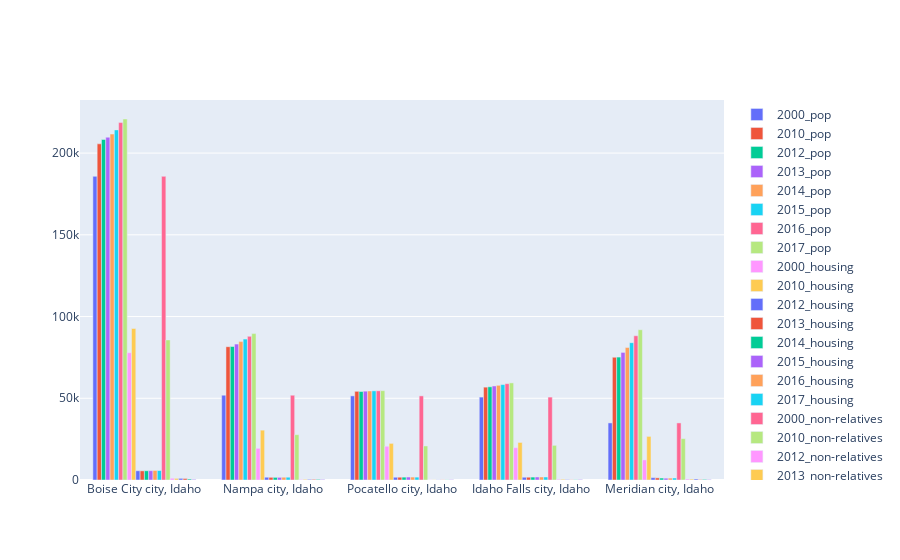

Here is the notebook cell this chart was saved with:
### Code cell
fig = go.Figure(data=[
    go.Bar(name='2000_pop', x=id_join['City_Name'], y=id_join['Total_Population_2000']),
    go.Bar(name='2010_pop', x=id_join['City_Name'], y=id_join['Total_Population_2010']),
    go.Bar(name='2012_pop', x=id_join['City_Name'], y=id_join['Total_Population_2012']),
    go.Bar(name='2013_pop', x=id_join['City_Name'], y=id_join['Total_Population_2013']),
    go.Bar(name='2014_pop', x=id_join['City_Name'], y=id_join['Total_Population_2014']),
    go.Bar(name='2015_pop', x=id_join['City_Name'], y=id_join['Total_Population_2015']),
    go.Bar(name='2016_pop', x=id_join['City_Name'], y=id_join['Total_Population_2016']),
    go.Bar(name='2017_pop', x=id_join['City_Name'], y=id_join['Total_Population_2017']),
    go.Bar(name='2000_housing', x=id_join['City_Name'], y=id_join['Total_Housing_2000']),
    go.Bar(name='2010_housing', x=id_join['City_Name'], y=id_join['Total_Housing_2010']),
    go.Bar(name='2012_housing', x=id_join['City_Name'], y=id_join['Total_Housing_2012']),
    go.Bar(name='2013_housing', x=id_join['City_Name'], y=id_join['Total_Housing_2013']),
    go.Bar(name='2014_housing', x=id_join['City_Name'], y=id_join['Total_Housing_2014']),
    go.Bar(name='2015_housing', x=id_join['City_Name'], y=id_join['Total_Housing_2015']),
    go.Bar(name='2016_housing', x=id_join['City_Name'], y=id_join['Total_Housing_2016']),
    go.Bar(name='2017_housing', x=id_join['City_Name'], y=id_join['Total_Housing_2017']),
    go.Bar(name='2000_non-relatives', x=id_join['City_Name'], y=id_join['Presence_of_Non-Relatives_2000']),
    go.Bar(name='2010_non-relatives', x=id_join['City_Name'], y=id_join['Presence_of_Non-Relatives_2010']),
    go.Bar(name='2012_non-relatives', x=id_join['City_Name'], y=id_join['Presence_of_Non-Relatives_2012']),
    go.Bar(name='2013_non-relatives', x=id_join['City_Name'], y=id_join['Presence_of_Non-Relatives_2013']),
    go.Bar(name='2014_non-relatives', x=id_join['City_Name'], y=id_join['Presence_of_Non-Relatives_2014']),
    go.Bar(name='2015_non-relatives', x=id_join['City_Name'], y=id_join['Presence_of_Non-Relatives_2015']),
    go.Bar(name='2016_non-relatives', x=id_join['City_Name'], y=id_join['Presence_of_Non-Relatives_2016']),
    go.Bar(name='2017_non-relatives', x=id_join['City_Name'], y=id_join['Presence_of_Non-Relatives_2017']),
])
fig.update_layout(barmode='group')
fig.show()

### Figure 1 — Plotly figure (JSON) as saved in the notebook; plotly's stock layout.template omitted (floating-point values rounded to 4 significant figures)
{"data": [{"name": "2000_pop", "type": "bar", "x": ["Boise City city, Idaho", "Nampa city, Idaho", "Pocatello city, Idaho", "Idaho Falls city, Idaho", "Meridian city, Idaho"], "y": [185787, 51867, 51466, 50730, 34919]}, {"name": "2010_pop", "type": "bar", "x": ["Boise City city, Idaho", "Nampa city, Idaho", "Pocatello city, Idaho", "Idaho Falls city, Idaho", "Meridian city, Idaho"], "y": [205671, 81557, 54255, 56813, 75092]}, {"name": "2012_pop", "type": "bar", "x": ["Boise City city, Idaho", "Nampa city, Idaho", "Pocatello city, Idaho", "Idaho Falls city, Idaho", "Meridian city, Idaho"], "y": [208332, 81667, 54145, 57021, 75210]}, {"name": "2013_pop", "type": "bar", "x": ["Boise City city, Idaho", "Nampa city, Idaho", "Pocatello city, Idaho", "Idaho Falls city, Idaho", "Meridian city, Idaho"], "y": [209726, 83140, 54355, 57536, 78061]}, {"name": "2014_pop", "type": "bar", "x": ["Boise City city, Idaho", "Nampa city, Idaho", "Pocatello city, Idaho", "Idaho Falls city, Idaho", "Meridian city, Idaho"], "y": [211655, 84660, 54466, 57935, 81025]}, {"name": "2015_pop", "type": "bar", "x": ["Boise City city, Idaho", "Nampa city, Idaho", "Pocatello city, Idaho", "Idaho Falls city, Idaho", "Meridian city, Idaho"], "y": [214196, 86203, 54549, 58374, 84018]}, {"name": "2016_pop", "type": "bar", "x": ["Boise City city, Idaho", "Nampa city, Idaho", "Pocatello city, Idaho", "Idaho Falls city, Idaho", "Meridian city, Idaho"], "y": [218677, 87896, 54592, 58933, 88247]}, {"name": "2017_pop", "type": "bar", "x": ["Boise City city, Idaho", "Nampa city, Idaho", "Pocatello city, Idaho", "Idaho Falls city, Idaho", "Meridian city, Idaho"], "y": [220859, 89576, 54658, 59414, 91917]}, {"name": "2000_housing", "type": "bar", "x": ["Boise City city, Idaho", "Nampa city, Idaho", "Pocatello city, Idaho", "Idaho Falls city, Idaho", "Meridian city, Idaho"], "y": ["77850", "19379", "20627", "19771", "12293"]}, {"name": "2010_housing", "type": "bar", "x": ["Boise City city, Idaho", "Nampa city, Idaho", "Pocatello city, Idaho", "Idaho Falls city, Idaho", "Meridian city, Idaho"], "y": [92700, 30507, 22404, 22977, 26674]}, {"name": "2012_housing", "type": "bar", "x": ["Boise City city, Idaho", "Nampa city, Idaho", "Pocatello city, Idaho", "Idaho Falls city, Idaho", "Meridian city, Idaho"], "y": [5659, 1694, 1686, 1681, 1444]}, {"name": "2013_housing", "type": "bar", "x": ["Boise City city, Idaho", "Nampa city, Idaho", "Pocatello city, Idaho", "Idaho Falls city, Idaho", "Meridian city, Idaho"], "y": [5617, 1641, 1713, 1708, 1314]}, {"name": "2014_housing", "type": "bar", "x": ["Boise City city, Idaho", "Nampa city, Idaho", "Pocatello city, Idaho", "Idaho Falls city, Idaho", "Meridian city, Idaho"], "y": [5677, 1613, 1750, 1788, 1197]}, {"name": "2015_housing", "type": "bar", "x": ["Boise City city, Idaho", "Nampa city, Idaho", "Pocatello city, Idaho", "Idaho Falls city, Idaho", "Meridian city, Idaho"], "y": [5699, 1613, 1819, 1852, 1112]}, {"name": "2016_housing", "type": "bar", "x": ["Boise City city, Idaho", "Nampa city, Idaho", "Pocatello city, Idaho", "Idaho Falls city, Idaho", "Meridian city, Idaho"], "y": [5859, 1703, 1797, 1848, 1176]}, {"name": "2017_housing", "type": "bar", "x": ["Boise City city, Idaho", "Nampa city, Idaho", "Pocatello city, Idaho", "Idaho Falls city, Idaho", "Meridian city, Idaho"], "y": [5814, 1707, 1763, 1840, 1213]}, {"name": "2000_non-relatives", "type": "bar", "x": ["Boise City city, Idaho", "Nampa city, Idaho", "Pocatello city, Idaho", "Idaho Falls city, Idaho", "Meridian city, Idaho"], "y": ["185787", "51867", "51466", "50730", "34919"]}, {"name": "2010_non-relatives", "type": "bar", "x": ["Boise City city, Idaho", "Nampa city, Idaho", "Pocatello city, Idaho", "Idaho Falls city, Idaho", "Meridian city, Idaho"], "y": [85704, 27729, 20832, 21203, 25302]}, {"name": "2012_non-relatives", "type": "bar", "x": ["Boise City city, Idaho", "Nampa city, Idaho", "Pocatello city, Idaho", "Idaho Falls city, Idaho", "Meridian city, Idaho"], "y": [1077, 327, 95, 445, 604]}, {"name": "2013_non-relatives", "type": "bar", "x": ["Boise City city, Idaho", "Nampa city, Idaho", "Pocatello city, Idaho", "Idaho Falls city, Idaho", "Meridian city, Idaho"], "y": [994, 415, 100, 469, 560]}, {"name": "2014_non-relatives", "type": "bar", "x": ["Boise City city, Idaho", "Nampa city, Idaho", "Pocatello city, Idaho", "Idaho Falls city, Idaho", "Meridian city, Idaho"], "y": [1009, 405, 102, 247, 631]}, {"name": "2015_non-relatives", "type": "bar", "x": ["Boise City city, Idaho", "Nampa city, Idaho", "Pocatello city, Idaho", "Idaho Falls city, Idaho", "Meridian city, Idaho"], "y": [933, 401, 111, 130, 272]}, {"name": "2016_non-relatives", "type": "bar", "x": ["Boise City city, Idaho", "Nampa city, Idaho", "Pocatello city, Idaho", "Idaho Falls city, Idaho", "Meridian city, Idaho"], "y": [591, 389, 112, 161, 374]}, {"name": "2017_non-relatives", "type": "bar", "x": ["Boise City city, Idaho", "Nampa city, Idaho", "Pocatello city, Idaho", "Idaho Falls city, Idaho", "Meridian city, Idaho"], "y": [356, 320, 184, 297, 262]}], "layout": {"barmode": "group"}}
